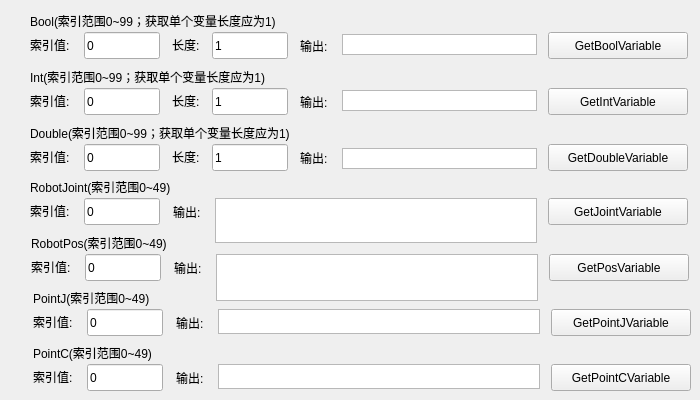
     <widget class="QWidget" name="tab_21">
      <attribute name="title">
       <string>获取变量</string>
      </attribute>
      <widget class="QLabel" name="label_230">
       <property name="geometry">
        <rect>
         <x>30</x>
         <y>12</y>
         <width>509</width>
         <height>17</height>
        </rect>
       </property>
       <property name="text">
        <string>Bool(索引范围0~99；获取单个变量长度应为1)</string>
       </property>
      </widget>
      <widget class="QLabel" name="label_231">
       <property name="geometry">
        <rect>
         <x>30</x>
         <y>36</y>
         <width>55</width>
         <height>17</height>
        </rect>
       </property>
       <property name="text">
        <string>索引值:</string>
       </property>
      </widget>
      <widget class="QLineEdit" name="boolIndex_edit">
       <property name="geometry">
        <rect>
         <x>84</x>
         <y>32</y>
         <width>76</width>
         <height>27</height>
        </rect>
       </property>
       <property name="text">
        <string>0</string>
       </property>
      </widget>
      <widget class="QLineEdit" name="boolen_edit">
       <property name="geometry">
        <rect>
         <x>212</x>
         <y>32</y>
         <width>76</width>
         <height>27</height>
        </rect>
       </property>
       <property name="text">
        <string>1</string>
       </property>
      </widget>
      <widget class="QLabel" name="label_232">
       <property name="geometry">
        <rect>
         <x>172</x>
         <y>36</y>
         <width>39</width>
         <height>17</height>
        </rect>
       </property>
       <property name="text">
        <string>长度:</string>
       </property>
      </widget>
      <widget class="QPushButton" name="getbool_btn">
       <property name="geometry">
        <rect>
         <x>548</x>
         <y>32</y>
         <width>140</width>
         <height>27</height>
        </rect>
       </property>
       <property name="text">
        <string>GetBoolVariable</string>
       </property>
      </widget>
      <widget class="QListWidget" name="boolList">
       <property name="geometry">
        <rect>
         <x>342</x>
         <y>34</y>
         <width>195</width>
         <height>21</height>
        </rect>
       </property>
      </widget>
      <widget class="QLabel" name="label_233">
       <property name="geometry">
        <rect>
         <x>300</x>
         <y>37</y>
         <width>39</width>
         <height>17</height>
        </rect>
       </property>
       <property name="text">
        <string>输出:</string>
       </property>
      </widget>
      <widget class="QLineEdit" name="intlen_edit">
       <property name="geometry">
        <rect>
         <x>212</x>
         <y>88</y>
         <width>76</width>
         <height>27</height>
        </rect>
       </property>
       <property name="text">
        <string>1</string>
       </property>
      </widget>
      <widget class="QPushButton" name="getint_btn">
       <property name="geometry">
        <rect>
         <x>548</x>
         <y>88</y>
         <width>140</width>
         <height>27</height>
        </rect>
       </property>
       <property name="text">
        <string>GetIntVariable</string>
       </property>
      </widget>
      <widget class="QLineEdit" name="intindex_edit">
       <property name="geometry">
        <rect>
         <x>84</x>
         <y>88</y>
         <width>76</width>
         <height>27</height>
        </rect>
       </property>
       <property name="text">
        <string>0</string>
       </property>
      </widget>
      <widget class="QLabel" name="label_234">
       <property name="geometry">
        <rect>
         <x>172</x>
         <y>92</y>
         <width>39</width>
         <height>17</height>
        </rect>
       </property>
       <property name="text">
        <string>长度:</string>
       </property>
      </widget>
      <widget class="QListWidget" name="intList">
       <property name="geometry">
        <rect>
         <x>342</x>
         <y>90</y>
         <width>195</width>
         <height>21</height>
        </rect>
       </property>
      </widget>
      <widget class="QLabel" name="label_235">
       <property name="geometry">
        <rect>
         <x>300</x>
         <y>93</y>
         <width>39</width>
         <height>17</height>
        </rect>
       </property>
       <property name="text">
        <string>输出:</string>
       </property>
      </widget>
      <widget class="QLabel" name="label_236">
       <property name="geometry">
        <rect>
         <x>30</x>
         <y>68</y>
         <width>509</width>
         <height>17</height>
        </rect>
       </property>
       <property name="text">
        <string>Int(索引范围0~99；获取单个变量长度应为1)</string>
       </property>
      </widget>
      <widget class="QLabel" name="label_237">
       <property name="geometry">
        <rect>
         <x>30</x>
         <y>92</y>
         <width>55</width>
         <height>17</height>
        </rect>
       </property>
       <property name="text">
        <string>索引值:</string>
       </property>
      </widget>
      <widget class="QLineEdit" name="doublelen_edit">
       <property name="geometry">
        <rect>
         <x>212</x>
         <y>144</y>
         <width>76</width>
         <height>27</height>
        </rect>
       </property>
       <property name="text">
        <string>1</string>
       </property>
      </widget>
      <widget class="QPushButton" name="getdouble_btn">
       <property name="geometry">
        <rect>
         <x>548</x>
         <y>144</y>
         <width>140</width>
         <height>27</height>
        </rect>
       </property>
       <property name="text">
        <string>GetDoubleVariable</string>
       </property>
      </widget>
      <widget class="QLineEdit" name="doubleindex_edit">
       <property name="geometry">
        <rect>
         <x>84</x>
         <y>144</y>
         <width>76</width>
         <height>27</height>
        </rect>
       </property>
       <property name="text">
        <string>0</string>
       </property>
      </widget>
      <widget class="QLabel" name="label_238">
       <property name="geometry">
        <rect>
         <x>172</x>
         <y>148</y>
         <width>39</width>
         <height>17</height>
        </rect>
       </property>
       <property name="text">
        <string>长度:</string>
       </property>
      </widget>
      <widget class="QListWidget" name="doubleList">
       <property name="geometry">
        <rect>
         <x>342</x>
         <y>148</y>
         <width>195</width>
         <height>21</height>
        </rect>
       </property>
      </widget>
      <widget class="QLabel" name="label_239">
       <property name="geometry">
        <rect>
         <x>300</x>
         <y>149</y>
         <width>39</width>
         <height>17</height>
        </rect>
       </property>
       <property name="text">
        <string>输出:</string>
       </property>
      </widget>
      <widget class="QLabel" name="label_240">
       <property name="geometry">
        <rect>
         <x>30</x>
         <y>124</y>
         <width>509</width>
         <height>17</height>
        </rect>
       </property>
       <property name="text">
        <string>Double(索引范围0~99；获取单个变量长度应为1)</string>
       </property>
      </widget>
      <widget class="QLabel" name="label_241">
       <property name="geometry">
        <rect>
         <x>30</x>
         <y>148</y>
         <width>55</width>
         <height>17</height>
        </rect>
       </property>
       <property name="text">
        <string>索引值:</string>
       </property>
      </widget>
      <widget class="QLabel" name="label_242">
       <property name="geometry">
        <rect>
         <x>30</x>
         <y>178</y>
         <width>267</width>
         <height>17</height>
        </rect>
       </property>
       <property name="text">
        <string>RobotJoint(索引范围0~49)</string>
       </property>
      </widget>
      <widget class="QLineEdit" name="jointIndex_edit">
       <property name="geometry">
        <rect>
         <x>84</x>
         <y>198</y>
         <width>76</width>
         <height>27</height>
        </rect>
       </property>
       <property name="text">
        <string>0</string>
       </property>
      </widget>
      <widget class="QListWidget" name="jointList">
       <property name="geometry">
        <rect>
         <x>215</x>
         <y>198</y>
         <width>322</width>
         <height>45</height>
        </rect>
       </property>
      </widget>
      <widget class="QPushButton" name="getjoint_btn">
       <property name="geometry">
        <rect>
         <x>548</x>
         <y>198</y>
         <width>140</width>
         <height>27</height>
        </rect>
       </property>
       <property name="text">
        <string>GetJointVariable</string>
       </property>
      </widget>
      <widget class="QLabel" name="label_243">
       <property name="geometry">
        <rect>
         <x>30</x>
         <y>202</y>
         <width>55</width>
         <height>17</height>
        </rect>
       </property>
       <property name="text">
        <string>索引值:</string>
       </property>
      </widget>
      <widget class="QLabel" name="label_244">
       <property name="geometry">
        <rect>
         <x>173</x>
         <y>203</y>
         <width>39</width>
         <height>17</height>
        </rect>
       </property>
       <property name="text">
        <string>输出:</string>
       </property>
      </widget>
      <widget class="QPushButton" name="getpos_btn">
       <property name="geometry">
        <rect>
         <x>549</x>
         <y>254</y>
         <width>140</width>
         <height>27</height>
        </rect>
       </property>
       <property name="text">
        <string>GetPosVariable</string>
       </property>
      </widget>
      <widget class="QLabel" name="label_245">
       <property name="geometry">
        <rect>
         <x>31</x>
         <y>258</y>
         <width>55</width>
         <height>17</height>
        </rect>
       </property>
       <property name="text">
        <string>索引值:</string>
       </property>
      </widget>
      <widget class="QLabel" name="label_246">
       <property name="geometry">
        <rect>
         <x>31</x>
         <y>234</y>
         <width>267</width>
         <height>17</height>
        </rect>
       </property>
       <property name="text">
        <string>RobotPos(索引范围0~49)</string>
       </property>
      </widget>
      <widget class="QLineEdit" name="posIndex_edit">
       <property name="geometry">
        <rect>
         <x>85</x>
         <y>254</y>
         <width>76</width>
         <height>27</height>
        </rect>
       </property>
       <property name="text">
        <string>0</string>
       </property>
      </widget>
      <widget class="QLabel" name="label_247">
       <property name="geometry">
        <rect>
         <x>174</x>
         <y>259</y>
         <width>39</width>
         <height>17</height>
        </rect>
       </property>
       <property name="text">
        <string>输出:</string>
       </property>
      </widget>
      <widget class="QListWidget" name="posList">
       <property name="geometry">
        <rect>
         <x>216</x>
         <y>254</y>
         <width>322</width>
         <height>47</height>
        </rect>
       </property>
      </widget>
      <widget class="QLabel" name="label_260">
       <property name="geometry">
        <rect>
         <x>33</x>
         <y>313</y>
         <width>55</width>
         <height>17</height>
        </rect>
       </property>
       <property name="text">
        <string>索引值:</string>
       </property>
      </widget>
      <widget class="QLabel" name="label_262">
       <property name="geometry">
        <rect>
         <x>33</x>
         <y>289</y>
         <width>267</width>
         <height>17</height>
        </rect>
       </property>
       <property name="text">
        <string>PointJ(索引范围0~49)</string>
       </property>
      </widget>
      <widget class="QListWidget" name="pointjList">
       <property name="geometry">
        <rect>
         <x>218</x>
         <y>309</y>
         <width>322</width>
         <height>25</height>
        </rect>
       </property>
      </widget>
      <widget class="QPushButton" name="getpointj_btn">
       <property name="geometry">
        <rect>
         <x>551</x>
         <y>309</y>
         <width>140</width>
         <height>27</height>
        </rect>
       </property>
       <property name="text">
        <string>GetPointJVariable</string>
       </property>
      </widget>
      <widget class="QLineEdit" name="pointjIndex_edit">
       <property name="geometry">
        <rect>
         <x>87</x>
         <y>309</y>
         <width>76</width>
         <height>27</height>
        </rect>
       </property>
       <property name="text">
        <string>0</string>
       </property>
      </widget>
      <widget class="QLabel" name="label_265">
       <property name="geometry">
        <rect>
         <x>176</x>
         <y>314</y>
         <width>39</width>
         <height>17</height>
        </rect>
       </property>
       <property name="text">
        <string>输出:</string>
       </property>
      </widget>
      <widget class="QPushButton" name="getpointc_btn">
       <property name="geometry">
        <rect>
         <x>551</x>
         <y>364</y>
         <width>140</width>
         <height>27</height>
        </rect>
       </property>
       <property name="text">
        <string>GetPointCVariable</string>
       </property>
      </widget>
      <widget class="QLabel" name="label_266">
       <property name="geometry">
        <rect>
         <x>176</x>
         <y>369</y>
         <width>39</width>
         <height>17</height>
        </rect>
       </property>
       <property name="text">
        <string>输出:</string>
       </property>
      </widget>
      <widget class="QLineEdit" name="pointcIndex_edit">
       <property name="geometry">
        <rect>
         <x>87</x>
         <y>364</y>
         <width>76</width>
         <height>27</height>
        </rect>
       </property>
       <property name="text">
        <string>0</string>
       </property>
      </widget>
      <widget class="QLabel" name="label_267">
       <property name="geometry">
        <rect>
         <x>33</x>
         <y>344</y>
         <width>267</width>
         <height>17</height>
        </rect>
       </property>
       <property name="text">
        <string>PointC(索引范围0~49)</string>
       </property>
      </widget>
      <widget class="QLabel" name="label_268">
       <property name="geometry">
        <rect>
         <x>33</x>
         <y>368</y>
         <width>55</width>
         <height>17</height>
        </rect>
       </property>
       <property name="text">
        <string>索引值:</string>
       </property>
      </widget>
      <widget class="QListWidget" name="pointcList">
       <property name="geometry">
        <rect>
         <x>218</x>
         <y>364</y>
         <width>322</width>
         <height>25</height>
        </rect>
       </property>
      </widget>
     </widget>
